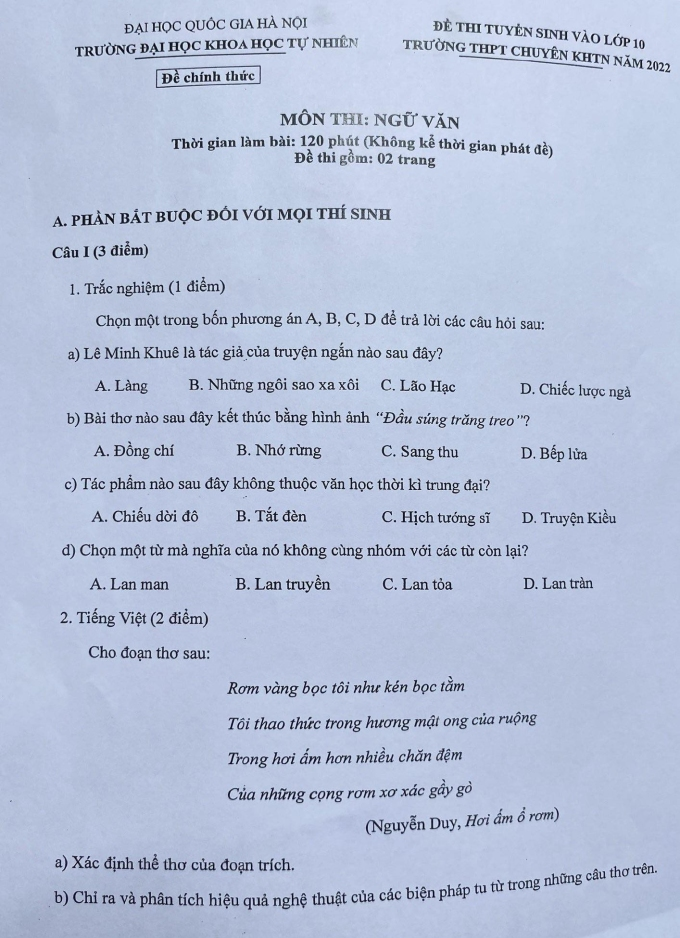
#> input picture server_pc/data/input/devan2.jpg, 680 x 938 px
$ python -i ocr.py   (imports and definitions only)
#> lines starting #> are read from the running program, lines starting #| are printed output that depends on the picture; after the words box and inside, x2 and y2 are one past the last pixel; in counts of white or black regions, pixels touching at a corner belong together
#> further down, picture is the input picture: shape (938, 680, 3); mean B, G, R 217.8, 192.6, 181.1
import sys
import os
import cv2
import numpy as np
from pathlib import Path
from PIL import Image
from difflib import SequenceMatcher

# 1. XỬ LÝ ĐƯỜNG DẪN ĐỂ TÌM VIETOCR-MASTER
base_path = Path(__file__).resolve().parent.parent
vietocr_path = str(base_path / "vietnamese-ocr-master")

if vietocr_path not in sys.path:
    sys.path.insert(0, vietocr_path)

# 2. IMPORT TỪ BẢN MASTER
# [9 lines not run here, left out]

# [98 lines left out: functions load_ocr_model, _non_max_suppress_boxes, _merge_boxes_into_lines, _enhance_crop_for_ocr, _prepare_ocr_variants, not called in this run]


def _normalize_text(text):
    return " ".join(str(text).strip().split()).lower()


# [39 lines left out: functions _is_duplicate_text, _text_quality_bonus, _predict_best_text, _ocr_bottom_fallback, not called in this run]

def _split_block_into_lines(crop_img):
    h_img, w_img = crop_img.shape[:2]
#> h_img = 938; w_img = 680
    if h_img < 50: return [{"image": crop_img, "x_local": 0, "y_local": 0}]

    gray = cv2.cvtColor(crop_img, cv2.COLOR_BGR2GRAY)
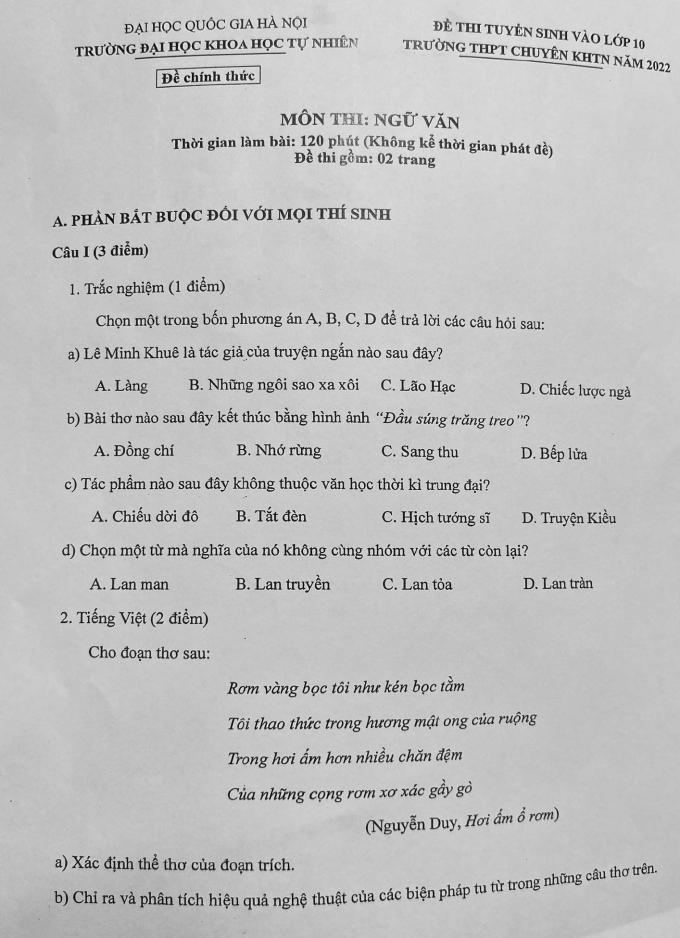
#> gray: shape (938, 680); min 6, max 245, mean 191.9
    blur = cv2.GaussianBlur(gray, (3, 3), 0)
    _, thresh = cv2.threshold(blur, 0, 255, cv2.THRESH_BINARY_INV + cv2.THRESH_OTSU)
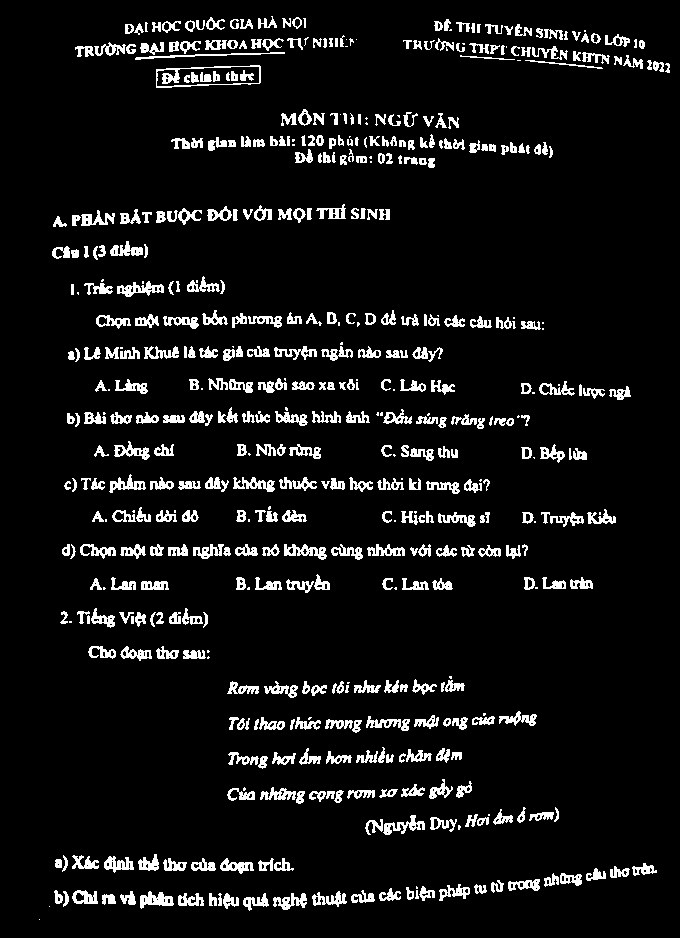
#> thresh: shape (938, 680); 7.6% white; 536 white regions (79 under 20 px), largest, box (x1, y1, x2, y2) and area: (156, 65, 261, 88) 526, (117, 281, 164, 297) 358, (284, 544, 327, 560) 340

    # SỬA KERNEL: Giảm từ 50 xuống 25 để không làm dính đáp án B và C vào nhau
    kernel = cv2.getStructuringElement(cv2.MORPH_RECT, (25, 5))
    dilated = cv2.dilate(thresh, kernel, iterations=1)
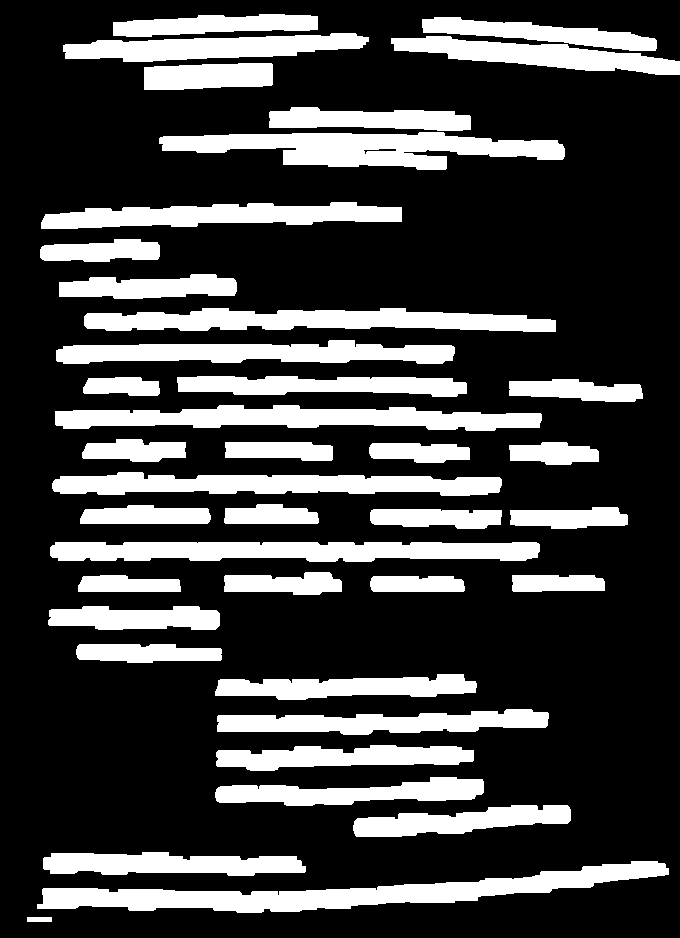
#> dilated: shape (938, 680); 25% white; 40 white regions
    cnts, _ = cv2.findContours(dilated, cv2.RETR_EXTERNAL, cv2.CHAIN_APPROX_SIMPLE)
#> cnts = 40 contours; largest, box (x1, y1, x2, y2) and area: (37, 861, 669, 913) 10973, (159, 132, 565, 170) 8724, (50, 542, 540, 562) 7834, (55, 405, 542, 431) 7738, (84, 308, 556, 332) 7480

    line_boxes = []
    for c in cnts:
        x, y, w, h = cv2.boundingRect(c)
        # SỬA BỘ LỌC: Hạ xuống > 3 để nhặt lại số "185" nhỏ bé
        if h > 3 and w > 3:
            line_boxes.append((x, y, w, h))
#> this loop made 40 passes
#> (x, y, w, h) on passes 2 to 13: (37, 861, 632, 52), (43, 852, 263, 24), (353, 805, 218, 32), (215, 777, 269, 29), (216, 745, 258, 26), (217, 709, 332, 26), (215, 674, 262, 26), (76, 644, 146, 19), (48, 606, 172, 24), (370, 576, 95, 16), (512, 575, 93, 17), (78, 575, 103, 17)
#> (c, x, y, w, h) on pass 1: ([[27, 917], [27, 921], [51, 921], [51, 917]], 27, 917, 25, 5)
#> after the loop, line_boxes = 40 items, first 6: (27, 917, 25, 5), (37, 861, 632, 52), (43, 852, 263, 24), (353, 805, 218, 32), (215, 777, 269, 29), (216, 745, 258, 26)

    if not line_boxes: return [{"image": crop_img, "x_local": 0, "y_local": 0}]
    line_boxes = sorted(line_boxes, key=lambda b: b[1])
#> line_boxes = 40 items, first 6: (113, 14, 205, 23), (422, 17, 235, 34), (63, 33, 306, 29), (391, 36, 289, 39), (144, 63, 129, 27), (269, 107, 202, 24)

    avg_h = sum([b[3] for b in line_boxes]) / len(line_boxes)
#> avg_h = 24.3
    dynamic_thresh = avg_h * 0.45
#> dynamic_thresh = 10.94

    groups = []
    for box in line_boxes:
        cy = box[1] + box[3]/2.0
        placed = False
        for group in groups:
            if abs(group['cy'] - cy) < dynamic_thresh:
                group['boxes'].append(box)
                group['cy'] = (group['cy'] * (len(group['boxes'])-1) + cy) / len(group['boxes'])
                placed = True
                break
        if not placed: groups.append({'cy': cy, 'boxes': [box]})
#> this loop made 40 passes
#> (box, cy) on passes 1 to 12: ((113, 14, 205, 23), 25.5), ((422, 17, 235, 34), 34), ((63, 33, 306, 29), 47.5), ((391, 36, 289, 39), 55.5), ((144, 63, 129, 27), 76.5), ((269, 107, 202, 24), 119), ((159, 132, 406, 38), 151), ((41, 202, 361, 27), 215.5), ((40, 239, 120, 23), 250.5), ((59, 274, 178, 25), 286.5), ((84, 308, 472, 24), 320), ((56, 340, 399, 24), 352)
#> after the loop, group = {'cy': 887, 'boxes': [(37, 861, 632, 52)]}; groups = 27 items

    final_boxes = []
    for group in groups:
        final_boxes.extend(sorted(group['boxes'], key=lambda b: b[0]))
#> this loop made 27 passes
#> group on passes 3, 4, 5, 6, 7, 8, 9, 10, 12, 14, 16, 18: {'cy': 76.5, 'boxes': [(144, 63, 129, 27)]}, {'cy': 119, 'boxes': [(269, 107, 202, 24)]}, {'cy': 151, 'boxes': [(159, 132, 406, 38)]}, {'cy': 215.5, 'boxes': [(41, 202, 361, 27)]}, {'cy': 250.5, 'boxes': [(40, 239, 120, 23)]}, {'cy': 286.5, 'boxes': [(59, 274, 178, 25)]}, {'cy': 320, 'boxes': [(84, 308, 472, 24)]}, {'cy': 352, 'boxes': [(56, 340, 399, 24)]}, {'cy': 418, 'boxes': [(55, 405, 487, 26)]}, {'cy': 484, 'boxes': [(52, 472, 450, 24)]}, {'cy': 552, 'boxes': [(50, 542, 490, 20)]}, {'cy': 618, 'boxes': [(48, 606, 172, 24)]}
#> after the loop, final_boxes has the same summary as line_boxes

    lines = []
    # Duyệt qua final_boxes (đã sắp xếp) thay vì line_boxes (chưa sắp xếp)
    for (x, y, w, h) in final_boxes:
        pad_x, pad_y = 5, 8
        y1, y2 = max(0, y - pad_y), min(h_img, y + h + pad_y)
        x1, x2 = max(0, x - pad_x), min(w_img, x + w + pad_x)
        lines.append({"image": crop_img[y1:y2, x1:x2], "x_local": x1, "y_local": y1})
#> this loop made 40 passes
#> (x, y, w, h, y1, y2, x1, x2) on passes 1 to 12: (113, 14, 205, 23, 6, 45, 108, 323), (422, 17, 235, 34, 9, 59, 417, 662), (63, 33, 306, 29, 25, 70, 58, 374), (391, 36, 289, 39, 28, 83, 386, 680), (144, 63, 129, 27, 55, 98, 139, 278), (269, 107, 202, 24, 99, 139, 264, 476), (159, 132, 406, 38, 124, 178, 154, 570), (41, 202, 361, 27, 194, 237, 36, 407), (40, 239, 120, 23, 231, 270, 35, 165), (59, 274, 178, 25, 266, 307, 54, 242), (84, 308, 472, 24, 300, 340, 79, 561), (56, 340, 399, 24, 332, 372, 51, 460)
#> after the loop, lines = 40 items
    return lines

# [141 lines left out: functions run_ocr, run_ocr_mem, not called in this run]

>>> import cv2
>>> picture = cv2.imread('../data/input/devan2.jpg')
>>> result = _split_block_into_lines(picture)
#> result = 40 items
